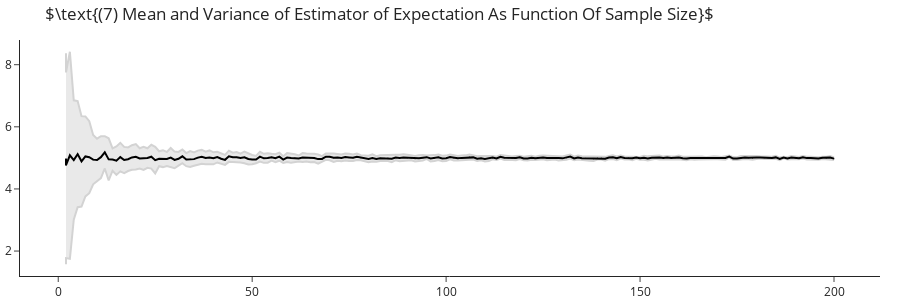

Here is the notebook cell this chart was saved with:
### Markdown cell above
# The Variance Of An Estimator
Observe another important property of this estimator for the expectation $\hat\mu$:
$$Var\left(\hat\mu \right) \overset{m \rightarrow \infty}{\rightarrow} 0$$

Meaning, that as the number of samples increases, not just that our estimation of $\mu$ is closer to the real value, but also the variance of this estimation (how will it differ given a different set of $m$ data-points) decreases. In other words, our **confidence** in our estimation increases.

To measure the variance of an estimator we need simulations. It is not enough to sample $m$ samples from the distributions, but we should also repeat this process $N$ times. For each $m$, we end up with $N$ different values of $\hat\mu$, over which we can compute the variance of estimation.

This variance is often visualized as upper and lower bounds around the average estimation of the estimator. This is what is known as a **confidence interval**.

### Code cell
N = 100

estimations = np.zeros((len(ms), N))
for i, m in enumerate(ms):
    estimations[i,:] = np.array([np.mean(np.random.normal(mu, sigma, m)) for _ in range(N)])
    
means = estimations.mean(axis=1)
variances = estimations.var(ddof=1, axis=1)

go.Figure([go.Scatter(x=ms, y=means-2*variances, fill=None, mode="lines", line=dict(color="lightgrey"), showlegend=False),
           go.Scatter(x=ms, y=means+2*variances, fill='tonexty', mode="lines", line=dict(color="lightgrey"), showlegend=False),
           go.Scatter(x=ms, y=means, mode="markers+lines", marker=dict(color="black",size=1), showlegend=False)],
         layout=go.Layout(title=r"$\text{(7) Mean and Variance of Estimator of Expectation As Function Of Sample Size}$",
                         height=300)).show()

### Figure 1 — Plotly figure (JSON) as saved in the notebook; plotly's stock layout.template omitted (floating-point values rounded to 4 significant figures; data arrays with more than 128 entries replaced by an {"elided": "..."} marker saying what was removed)
{"data": [{"line": {"color": "lightgrey"}, "mode": "lines", "showlegend": false, "type": "scatter", "x": {"elided": "200 int values"}, "y": {"elided": "200 float values"}}, {"fill": "tonexty", "line": {"color": "lightgrey"}, "mode": "lines", "showlegend": false, "type": "scatter", "x": {"elided": "200 int values"}, "y": {"elided": "200 float values"}}, {"marker": {"color": "black", "size": 1}, "mode": "markers+lines", "showlegend": false, "type": "scatter", "x": {"elided": "200 int values"}, "y": {"elided": "200 float values"}}], "layout": {"height": 300, "title": {"text": "$\\text{(7) Mean and Variance of Estimator of Expectation As Function Of Sample Size}$"}}}
